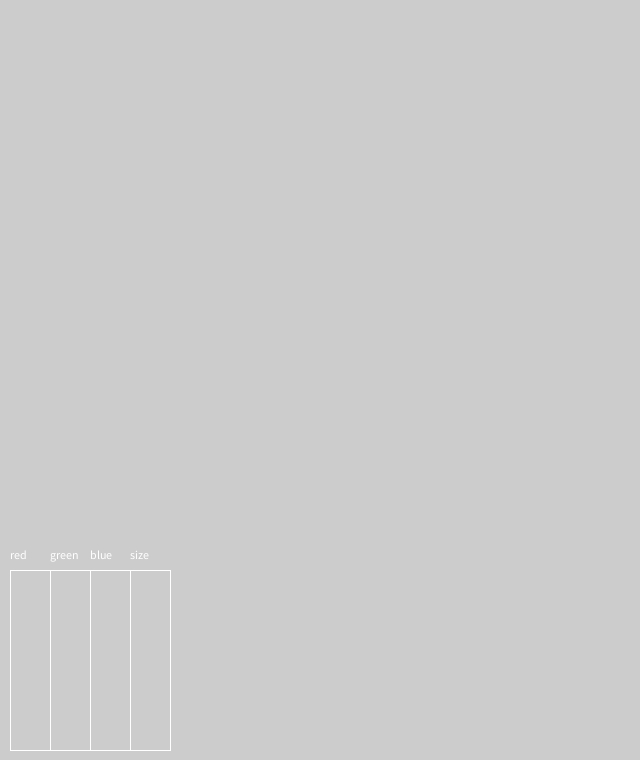
Frame 1 (no input)
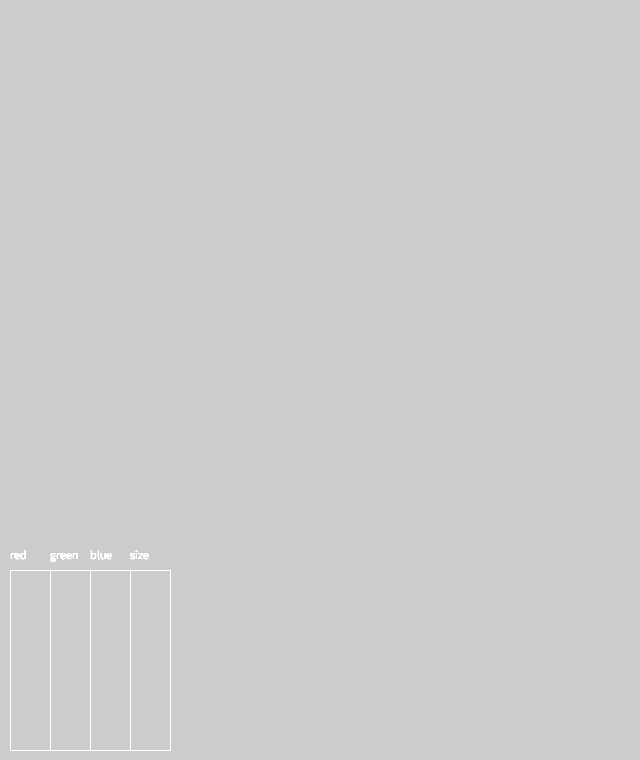
Frame 60 (the mouse pressed at the canvas centre just before this capture)
Frame 120 (the mouse held since frame 60 and released just before this capture): identical to frame 60, image omitted

The Processing sketch that drew these frames (run headless with seeded random() and noise(); from frame 60 on, the mouse is pressed at the canvas centre):

// Processing sketch: processing_104335
// ── processing_104335.pde


MultiSlider ms;

void setup()
{
  size(640, 760);
  
  noFill();
  String [] sliderNames = {"red", "green", "blue", "size"};
  ms = new MultiSlider(sliderNames.length, 0, 255, 10, height-210, 40, 200, VERTICAL);
  ms.setNames(sliderNames);
  
}

void draw()
{
  ms.display();
}

void mouseDragged()
{
  stroke(ms.get(0),ms.get(1),ms.get(2));
  strokeWeight(map(ms.get(3),0,255,0,10));
  line(pmouseX,pmouseY,mouseX,mouseY);
  
  ms.mouseDragged();
}

int HORIZONTAL = 0;
int VERTICAL   = 1;
int UPWARDS    = 2;
int DOWNWARDS  = 3;

class Widget
{

  
  PVector pos;
  PVector extents;
  String name;

  color inactiveColor = color(60, 60, 100);
  color activeColor = color(100, 100, 160);
  color bgColor = inactiveColor;
  color lineColor = color(255);
  
  
  
  void setInactiveColor(color c)
  {
    inactiveColor = c;
    bgColor = inactiveColor;
  }
  
  color getInactiveColor()
  {
    return inactiveColor;
  }
  
  void setActiveColor(color c)
  {
    activeColor = c;
  }
  
  color getActiveColor()
  {
    return activeColor;
  }
  
  void setLineColor(color c)
  {
    lineColor = c;
  }
  
  color getLineColor()
  {
    return lineColor;
  }
  
  String getName()
  {
    return name;
  }
  
  void setName(String nm)
  {
    name = nm;
  }


  Widget(String t, int x, int y, int w, int h)
  {
    pos = new PVector(x, y);
    extents = new PVector (w, h);
    name = t;
    //registerMethod("mouseEvent", this);
  }

  void display()
  {
  }

  boolean isClicked()
  {
    
    if (mouseX > pos.x && mouseX < pos.x+extents.x 
      && mouseY > pos.y && mouseY < pos.y+extents.y)
    {
      return true;
    }
    else
    {
      return false;
    }
  }
  
  public void mouseEvent(MouseEvent event)
  {
    //if (event.getFlavor() == MouseEvent.PRESS)
    //{
    //  mousePressed();
    //}
  }
  
  
  boolean mousePressed()
  {
    return isClicked();
  }
  
  boolean mouseDragged()
  {
    return isClicked();
  }
  
  
  boolean mouseReleased()
  {
    return isClicked();
  }
}

class Button extends Widget
{
  PImage activeImage = null;
  PImage inactiveImage = null;
  PImage currentImage = null;
  color imageTint = color(255);
  
  Button(String nm, int x, int y, int w, int h)
  {
    super(nm, x, y, w, h);
  }
  
  void setImage(PImage img)
  {
    setInactiveImage(img);
    setActiveImage(img);
  }
  
  void setInactiveImage(PImage img)
  {
    if(currentImage == inactiveImage || currentImage == null)
    {
      inactiveImage = img;
      currentImage = inactiveImage;
    }
    else
    {
      inactiveImage = img;
    }
  }
  
  void setActiveImage(PImage img)
  {
    if(currentImage == activeImage || currentImage == null)
    {
      activeImage = img;
      currentImage = activeImage;
    }
    else
    {
      activeImage = img;
    }
  }
  
  void setImageTint(float r, float g, float b)
  {
    imageTint = color(r,g,b);
  }

  void display()
  {
    if(currentImage != null)
    {
      //float imgHeight = (extents.x*currentImage.height)/currentImage.width;
      float imgWidth = (extents.y*currentImage.width)/currentImage.height;
      
      
      pushStyle();
      imageMode(CORNER);
      tint(imageTint);
      image(currentImage, pos.x, pos.y, imgWidth, extents.y);
      stroke(bgColor);
      noFill();
      rect(pos.x, pos.y, imgWidth,  extents.y);
      noTint();
      popStyle();
    }
    else
    {
      pushStyle();
      stroke(lineColor);
      fill(bgColor);
      rect(pos.x, pos.y, extents.x, extents.y);
  
      fill(lineColor);
      textAlign(CENTER, CENTER);
      text(name, pos.x + 0.5*extents.x, pos.y + 0.5* extents.y);
      popStyle();
    }
  }
  
  boolean mousePressed()
  {
    if (super.mousePressed())
    {
      bgColor = activeColor;
      if(activeImage != null)
        currentImage = activeImage;
      return true;
    }
    return false;
  }
  
  boolean mouseReleased()
  {
    if (super.mouseReleased())
    {
      bgColor = inactiveColor;
      if(inactiveImage != null)
        currentImage = inactiveImage;
      return true;
    }
    return false;
  }
}

class Toggle extends Button
{
  boolean on = false;

  Toggle(String nm, int x, int y, int w, int h)
  {
    super(nm, x, y, w, h);
  }


  boolean get()
  {
    return on;
  }

  void set(boolean val)
  {
    on = val;
    if (on)
    {
      bgColor = activeColor;
      if(activeImage != null)
        currentImage = activeImage;
    }
    else
    {
      bgColor = inactiveColor;
      if(inactiveImage != null)
        currentImage = inactiveImage;
    }
  }

  void toggle()
  {
    set(!on);
  }

  
  boolean mousePressed()
  {
    return super.isClicked();
  }

  boolean mouseReleased()
  {
    if (super.mouseReleased())
    {
      toggle();
      return true;
    }
    return false;
  }
}

class RadioButtons extends Widget
{
  public Toggle [] buttons;
  
  RadioButtons (int numButtons, int x, int y, int w, int h, int orientation)
  {
    super("", x, y, w*numButtons, h);
    buttons = new Toggle[numButtons];
    for (int i = 0; i < buttons.length; i++)
    {
      int bx, by;
      if(orientation == HORIZONTAL)
      {
        bx = x+i*(w+5);
        by = y;
      }
      else
      {
        bx = x;
        by = y+i*(h+5);
      }
      buttons[i] = new Toggle("", bx, by, w, h);
    }
  }
  
  void setNames(String [] names)
  {
    for (int i = 0; i < buttons.length; i++)
    {
      if(i >= names.length)
        break;
      buttons[i].setName(names[i]);
    }
  }
  
  void setImage(int i, PImage img)
  {
    setInactiveImage(i, img);
    setActiveImage(i, img);
  }
  
  void setAllImages(PImage img)
  {
    setAllInactiveImages(img);
    setAllActiveImages(img);
  }
  
  void setInactiveImage(int i, PImage img)
  {
    buttons[i].setInactiveImage(img);
  }

  
  void setAllInactiveImages(PImage img)
  {
    for (int i = 0; i < buttons.length; i++)
    {
      buttons[i].setInactiveImage(img);
    }
  }
  
  void setActiveImage(int i, PImage img)
  {
    buttons[i].setActiveImage(img);
  }
  
  
  
  void setAllActiveImages(PImage img)
  {
    for (int i = 0; i < buttons.length; i++)
    {
      buttons[i].setActiveImage(img);
    }
  }

  void set(String buttonName)
  {
    for (int i = 0; i < buttons.length; i++)
    {
      if(buttons[i].getName().equals(buttonName))
      {
        buttons[i].set(true);
      }
      else
      {
        buttons[i].set(false);
      }
    }
  }
  
  int get()
  {
    for (int i = 0; i < buttons.length; i++)
    {
      if(buttons[i].get())
      {
        return i;
      }
    }
    return -1;
  }
  
  String getString()
  {
    for (int i = 0; i < buttons.length; i++)
    {
      if(buttons[i].get())
      {
        return buttons[i].getName();
      }
    }
    return "";
  }

  void display()
  {
    for (int i = 0; i < buttons.length; i++)
    {
      buttons[i].display();
    }
  }

  boolean mousePressed()
  {
    for (int i = 0; i < buttons.length; i++)
    {
      if(buttons[i].mousePressed())
      {
        return true;
      }
    }
    return false;
  }
  
  boolean mouseDragged()
  {
    for (int i = 0; i < buttons.length; i++)
    {
      if(buttons[i].mouseDragged())
      {
        return true;
      }
    }
    return false;
  }

  boolean mouseReleased()
  {
    for (int i = 0; i < buttons.length; i++)
    {
      if(buttons[i].mouseReleased())
      {
        for(int j = 0; j < buttons.length; j++)
        {
          if(i != j)
            buttons[j].set(false);
        }
        //buttons[i].set(true);
        return true;
      }
    }
    return false;
  }
}

class Slider extends Widget
{
  float minimum;
  float maximum;
  float val;
  int textWidth = 60;
  int orientation = HORIZONTAL;

  Slider(String nm, float v, float min, float max, int x, int y, int w, int h, int ori)
  {
    super(nm, x, y, w, h);
    val = v;
    minimum = min;
    maximum = max;
    orientation = ori;
    if(orientation == HORIZONTAL)
      textWidth = 60;
    else
      textWidth = 20;
    
  }

  float get()
  {
    return val;
  }

  void set(float v)
  {
    val = v;
    val = constrain(val, minimum, maximum);
  }

  void display()
  {
    
    float textW = textWidth;
    if(name == "")
      textW = 0;
    pushStyle();
    textAlign(LEFT, TOP);
    fill(lineColor);
    text(name, pos.x, pos.y);
    stroke(lineColor);
    noFill();
    if(orientation ==  HORIZONTAL){
      rect(pos.x+textW, pos.y, extents.x-textWidth, extents.y);
    } else {
      rect(pos.x, pos.y+textW, extents.x, extents.y-textW);
    }
    noStroke();
    fill(bgColor);
    float sliderPos; 
    if(orientation ==  HORIZONTAL){
        sliderPos = map(val, minimum, maximum, 0, extents.x-textW-4); 
        rect(pos.x+textW+2, pos.y+2, sliderPos, extents.y-4);
    } else if(orientation ==  VERTICAL || orientation == DOWNWARDS){
        sliderPos = map(val, minimum, maximum, 0, extents.y-textW-4); 
        rect(pos.x+2, pos.y+textW+2, extents.x-4, sliderPos);
    } else if(orientation == UPWARDS){
        sliderPos = map(val, minimum, maximum, 0, extents.y-textW-4); 
        rect(pos.x+2, pos.y+textW+2 + (extents.y-textW-4-sliderPos), extents.x-4, sliderPos);
    };
    popStyle();
  }

  
  boolean mouseDragged()
  {
    if (super.mouseDragged())
    {
      float textW = textWidth;
      if(name == "")
        textW = 0;
      if(orientation ==  HORIZONTAL){
        set(map(mouseX, pos.x+textW, pos.x+extents.x-4, minimum, maximum));
      } else if(orientation ==  VERTICAL || orientation == DOWNWARDS){
        set(map(mouseY, pos.y+textW, pos.y+extents.y-4, minimum, maximum));
      } else if(orientation == UPWARDS){
        set(map(mouseY, pos.y+textW, pos.y+extents.y-4, maximum, minimum));
      };
      return true;
    }
    return false;
  }

  boolean mouseReleased()
  {
    if (super.mouseReleased())
    {
      float textW = textWidth;
      if(name == "")
        textW = 0;
      if(orientation ==  HORIZONTAL){
        set(map(mouseX, pos.x+textW, pos.x+extents.x-10, minimum, maximum));
      } else if(orientation ==  VERTICAL || orientation == DOWNWARDS){
        set(map(mouseY, pos.y+textW, pos.y+extents.y-10, minimum, maximum));
      } else if(orientation == UPWARDS){
        set(map(mouseY, pos.y+textW, pos.y+extents.y-10, maximum, minimum));
      };
      return true;
    }
    return false;
  }
}

class MultiSlider extends Widget
{
  Slider [] sliders;
  /*
  MultiSlider(String [] nm, float min, float max, int x, int y, int w, int h, int orientation)
  {
    super(nm[0], x, y, w, h*nm.length);
    sliders = new Slider[nm.length];
    for (int i = 0; i < sliders.length; i++)
    {
      int bx, by;
      if(orientation == HORIZONTAL)
      {
        bx = x;
        by = y+i*h;
      }
      else
      {
        bx = x+i*w;
        by = y;
      }
      sliders[i] = new Slider(nm[i], 0, min, max, bx, by, w, h, orientation);
    }
  }
  */
  MultiSlider(int numSliders, float min, float max, int x, int y, int w, int h, int orientation)
  {
    super("", x, y, w, h*numSliders);
    sliders = new Slider[numSliders];
    for (int i = 0; i < sliders.length; i++)
    {
      int bx, by;
      if(orientation == HORIZONTAL)
      {
        bx = x;
        by = y+i*h;
      }
      else
      {
        bx = x+i*w;
        by = y;
      }
      sliders[i] = new Slider("", 0, min, max, bx, by, w, h, orientation);
    }
  }
  
  void setNames(String [] names)
  {
    for (int i = 0; i < sliders.length; i++)
    {
      if(i >= names.length)
        break;
      sliders[i].setName(names[i]);
    }
  }

  void set(int i, float v)
  {
    if(i >= 0 && i < sliders.length)
    {
      sliders[i].set(v);
    }
  }
  
  float get(int i)
  {
    if(i >= 0 && i < sliders.length)
    {
      return sliders[i].get();
    }
    else
    {
      return -1;
    }
    
  }

  void display()
  {
    for (int i = 0; i < sliders.length; i++)
    {
      sliders[i].display();
    }
  }

  
  boolean mouseDragged()
  {
    for (int i = 0; i < sliders.length; i++)
    {
      if(sliders[i].mouseDragged())
      {
        return true;
      }
    }
    return false;
  }

  boolean mouseReleased()
  {
    for (int i = 0; i < sliders.length; i++)
    {
      if(sliders[i].mouseReleased())
      {
        return true;
      }
    }
    return false;
  }
}
